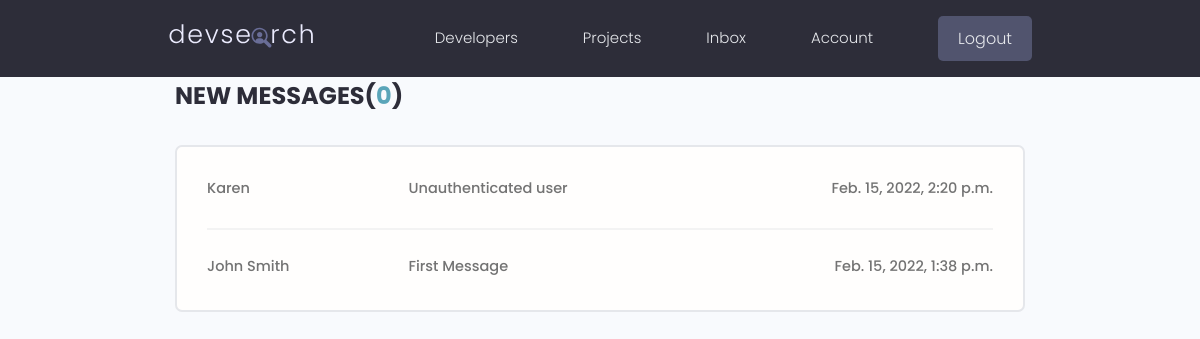
The page /inbox/ (signed in) on the database its author committed.
### users/models.py (models this page shows, shortened)
class Message(models.Model):
    sender = models.ForeignKey(Profile, on_delete=models.SET_NULL, null=True, blank=True)
    recipient = models.ForeignKey(Profile, on_delete=models.SET_NULL, null=True, blank=True, related_name='messages')
    name = models.CharField(max_length=200, null=True, blank=True)
    email = models.EmailField(max_length=200, null=True, blank=True)
    subject = models.CharField(max_length=200, null=True, blank=True)
    body = models.TextField()
    is_read = models.BooleanField(default=False, null=True)
    created = models.DateTimeField(auto_now_add=True)
    id = models.UUIDField(default=uuid.uuid4, unique=True, primary_key=True, editable=False)
    class Meta:
        ordering = ['is_read', '-created']

### users/views.py (the view)
# urls.py: path('inbox/', views.inbox, name='inbox'),
@login_required(login_url='login')
def inbox(request):
    profile = request.user.profile
    message_request = profile.messages.all()
    unread_count = message_request.filter(is_read=False).count()
    context = {
        'message_request': message_request,
        'unread_count': unread_count
    }
    return render(request, 'users/inbox.html', context)

### users/templates/users/inbox.html
{% extends 'main.html' %}
{% block content %}
    <div class="content-box">
      <h3 class="inbox__title">New Messages(<span>{{ unread_count }}</span>)</h3>
      <ul class="messages">
          {% for message in message_request %}
              {% if message.is_read == False %}
                  <li class="message message--unread">
              {% else %}
                  <li class="message">
              {% endif %}
              <a href="{% url 'message' message.id %}">
                <span class="message__author">{{ message.name }}</span>
                <span class="message__subject">{{ message.subject }}</span>
                <span class="message__date">{{ message.created }}</span>
              </a>
            </li>
          {% endfor %}
      </ul>
    </div>
{% endblock %}

### static/styles/app.css (style rules this page uses)
:root { --color-sub: #2d2d39; }
.content-box { width: 95%; max-width: 85rem; margin: 0 auto; }
.inbox__title, .inbox__title span { font-size: 2.4rem; font-weight: 700; color: var(--color-sub); text-transform: uppercase; text-align: left; margin-bottom: 3rem; }
.inbox__title span { color: var(--color-main); }
.messages { list-style: none; background: var(--color-white); padding: 0.5rem 3rem; border: 2px solid var(--color-light); border-radius: 0.7rem; }
.message { padding: 2.5rem 0; }
.message > a span { font-size: 1.45rem; font-weight: 500; }
.message:not(:last-child) { border-bottom: 2px solid var(--color-white-light); }
.message > a { display: flex; gap: 1rem; }
.message__author, .message__date { flex-basis: 25%; }
.message__subject { flex-basis: 50%; }
.message__date { text-align: right; }

### static/uikit/styles/modules/_variables.css (style rules this page uses)
:root { --color-main: #5aa5b9; --color-main-light: #e6faff; --color-sub: #3f4156; --color-sub-light: #51546e; --color-sub-lighter: #ededfd; --color-text: #737373; --color-gray: #8b8b8b; --color-light: #e5e7eb; --color-light-gray: #767676; --color-bg: #f8fafd; --color-white: #fffefd; --color-white-light: #f3f3f3; --color-success: #359e64; --color-success-bg: #def8e8; --color-error: #fc4b0b; --color-error-bg: #fff2ee; --font-base: 'Poppins', arial, helvetica, 'Segoe UI', roboto, ubuntu, sans-serif; --font-monospace: 'Fira Code', 'Courier New', courier, monospace; --font-regular: 300; --font-medium: 500; --font-bold: 700; --generic-shadow: 1px 1px 5px #00000010; --generic-transition: all 0.3s ease-in-out; }

### static/uikit/styles/modules/_base.css (style rules this page uses)
* { margin: 0; padding: 0; box-sizing: border-box; text-rendering: optimizeLegibility; color: inherit; font-size: inherit; }
html { font-size: 50%; }
@media only screen and (min-width: 480px) { html { font-size: 56.25%; } }
@media only screen and (min-width: 1200px) { html { font-size: 62.5%; } }
body { line-height: 1.6; font-weight: 400; font-size: 1.5rem; color: var(--color-text); background-color: var(--color-bg); min-height: 100vh; }

### static/uikit/styles/modules/_typography.css (style rules this page uses)
* { font-family: var(--font-base); }
h3 { font-size: 3.2rem; font-weight: var(--font-medium); }
p, span, strong { font-size: 1.6rem; color: var(--color-text); font-weight: var(--font-regular); }
a { padding-bottom: 2px; text-decoration: none; display: inline-block; color: var(--color-main); font-weight: var(--font-medium); }

### rows shown on the page
Message: name "Karen", subject "Unauthenticated user", created "Feb. 15, 2022, 2:20 p.m."
Message: name "John Smith", subject "First Message", created "Feb. 15, 2022, 1:38 p.m."

### other values the page prints
{{ unread_count }} "0"
